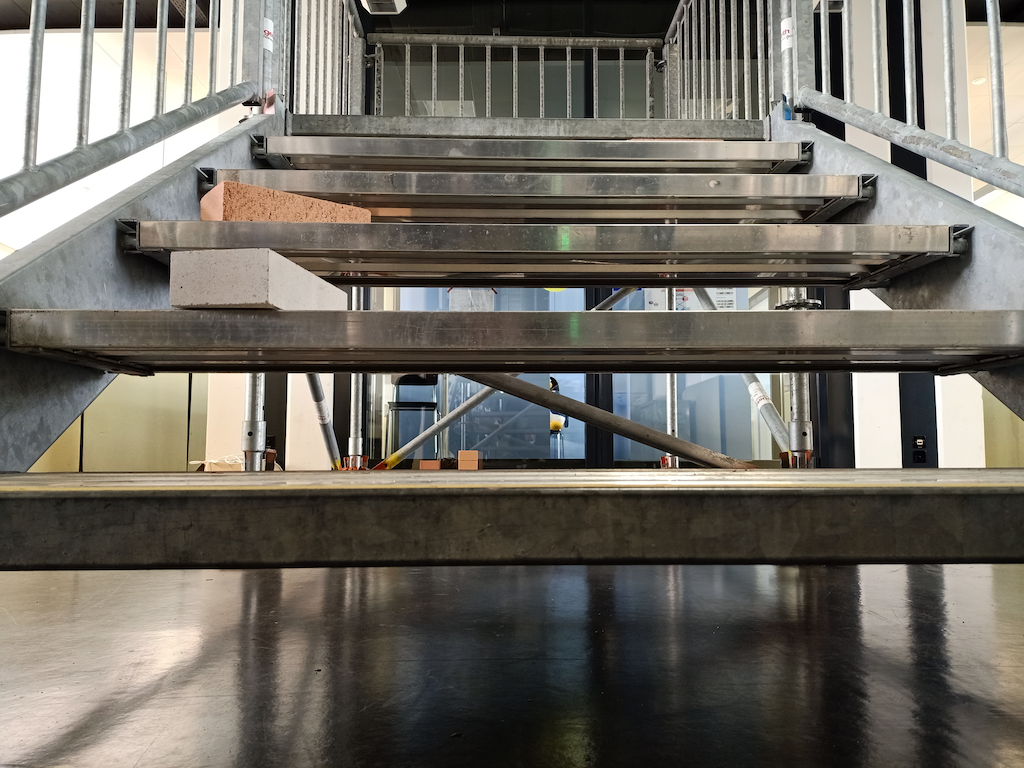
#> input picture Raspberry_Pi/Manuel_draft/StairDetection/img-edge/treppe_3.png, 1024 x 768 px, given in place of the camera
$ python StairDetection_2_notWorking.py
#> lines starting #> are read from the running program, lines starting #| are printed output that depends on the picture
import cv2
import numpy as np

# for displaying images in jupyter

import matplotlib as mpl
from matplotlib import pyplot as plt
from skimage.transform import hough_line, hough_line_peaks

cap = cv2.VideoCapture(0)

def nothing(x):
    pass

canny = "Canny"
cv2.namedWindow(canny)
cv2.createTrackbar('Threshold 1', canny, 0, 255, nothing)
cv2.createTrackbar('Threshold 2', canny, 0, 255, nothing)

while True:
    ret, frame = cap.read()
#> frame is the input picture: shape (768, 1024, 3); mean B, G, R 98.5, 106.8, 111.2

    t1 = cv2.getTrackbarPos('Threshold 1', canny)
    t2 = cv2.getTrackbarPos('Threshold 2', canny)
    gb = cv2.GaussianBlur(frame, (5, 5), 0)
    can = cv2.Canny(gb, t1, t2)
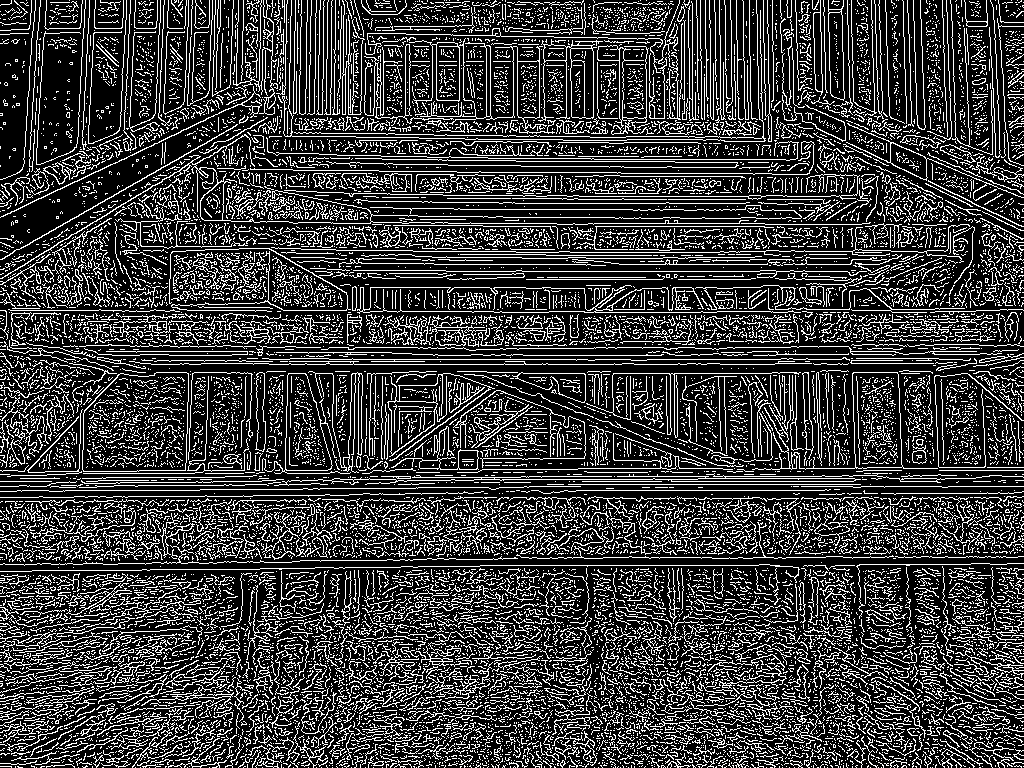
#> can: shape (768, 1024); 23.3% white in thin lines or dots

    edges = cv2.Canny(gb, t1, t2)
    hspace, theta, distances = hough_line(edges)
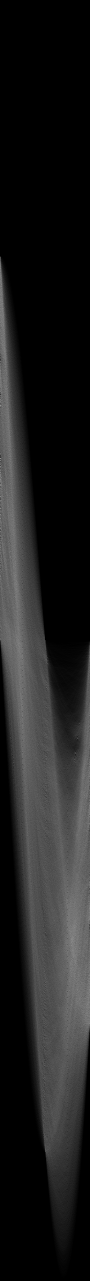
#> hspace: shape (2561, 180) uint64 (shown at 1/2 size); min 0, max 585, mean 71.4; drawn with min black and max white
#> theta = 180 values from -1.57 to 1.55; distances = 2561 values from -1280 to 1280
    accum, angles, dist_peaks = hough_line_peaks(hspace, theta, distances, threshold=320)
#> accum = 65 values, max 585 at index 0, min 321 at index 62, mean 366.8; angles = 65 values, max 1.55 at index 62, min -1.57 at index 0, mean -0.405; dist_peaks = 65 values, max 810 at index 58, min -708 at index 41, mean 131
    mpl.rcParams['figure.dpi'] = 200
    cv2.imshow('Edges', edges)
    ax = plt.gca()
    for angle, dist in zip(angles, dist_peaks):
        y0 = (dist - 0 * np.cos(angle)) / np.sin(angle)
        y1 = (dist - edges.shape[1] * np.cos(angle)) / np.sin(angle)
        ax.plot((0, edges.shape[1]), (y0, y1), '-r')
#> this loop made 65 passes
#> (angle, dist, y0, y1) on passes 1 to 12: (-1.57, -359, 359, 359), (-1.57, -264, 264, 264), (-1.57, -481, 481, 481), (-1.57, -557, 557, 557), (-0.785, 37, -52.33, 971.7), (-1.57, -287, 287, 287), (0.785, 578, 817.4, -206.6), (-1.57, -203, 203, 203), (-1.57, -223, 223, 223), (0.785, 564, 797.6, -226.4), (-0.785, 76, -107.5, 916.5), (0.942, 602, 744.1, 0.133)
    ax.set_xlim((0, edges.shape[1]))
    ax.set_ylim((edges.shape[0], 0))
    ax.set_axis_off()
    ax.set_title('Detected lines')

    k = cv2.waitKey(5) & 0xFF
#> (key Esc is pressed here)
    if k == 27:
        break

# When everything done, release the capture
cap.release()
cv2.destroyAllWindows()
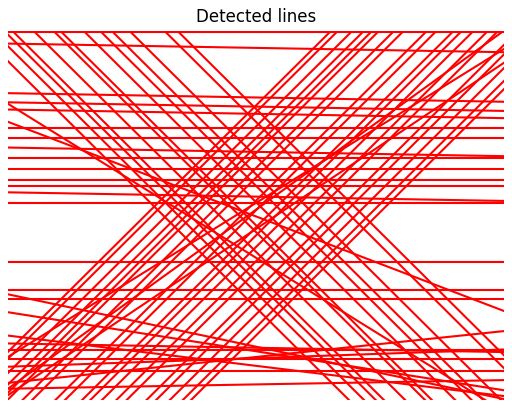
#> figure drawn by matplotlib, 1 panel
